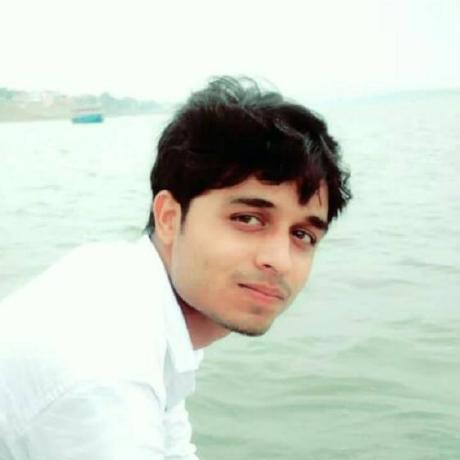
#> input picture student/amin.jpeg, 460 x 460 px
$ jupyter execute opencv-load-image.ipynb
#> lines starting #> are read from the running program, lines starting #| are printed output that depends on the picture
# loading Images

[cell 1]
import cv2
import matplotlib
import numpy

[cell 2]
import cv2
import numpy as np
from matplotlib import pyplot as plt

img = cv2.imread('amin.jpeg',0)
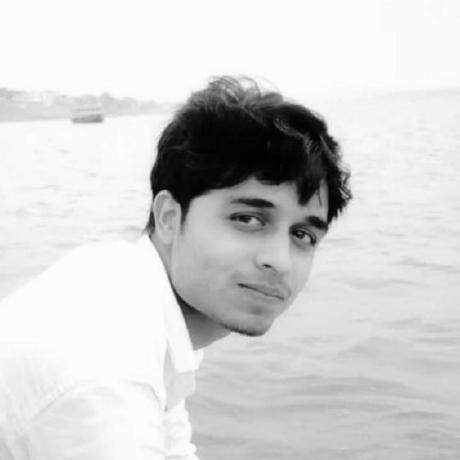
#> img: shape (460, 460); min 0, max 255, mean 210.3
cv2.imshow('image',img)
cv2.waitKey(0)
cv2.destroyAllWindows()

### Points

- IMREAD_COLOR, which is color without any alpha channel
- alpha is the degree of opaqueness (the opposite of transparency)
- If you need to retain the alpha channel, you can also use IMREAD_UNCHANGED
- Rather than using IMREAD_COLOR...etc, you can also use simple numbers. You should be familiar with both options, so you understand what the person is doing. For the second parameter, you can use -1, 0, or 1. Color is 1, grayscale is 0, and the unchanged is -1

**Once loaded, we use cv2.imshow(title,image) to show the image. From here, we use the cv2.waitKey(0) to wait until any key is pressed. Once that's done, we use cv2.destroyAllWindows() to close everything.**

 #### you can also display images with Matplotlib, here's some code for how you might do that:

[cell 3]
import cv2
import numpy as np
from matplotlib import pyplot as plt

img = cv2.imread('amin.jpeg',-1)
#> img is the input picture: shape (460, 460, 3); mean B, G, R 202.3, 213.9, 206.1

plt.imshow(img, cmap = 'gray', interpolation = 'bicubic')
plt.xticks([]), plt.yticks([])  # to hide tick values on X and Y axis
plt.plot([200,300,600],[100,400,300],'m', linewidth=8)
plt.show()
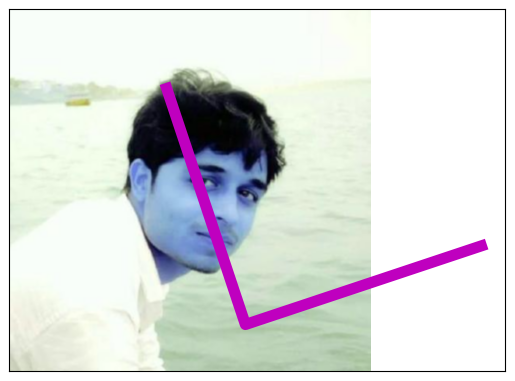
#> figure drawn by matplotlib, 1 panel; B, G, R data is drawn as R, G, B
